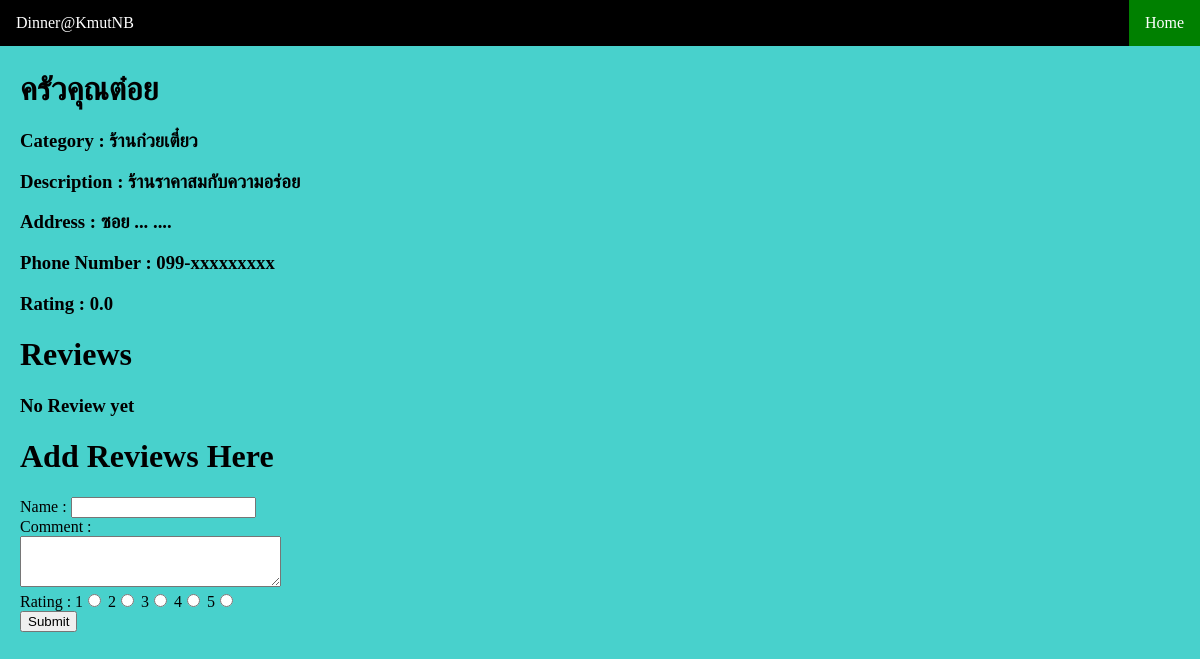
The page /Review/res/6/ on the database its author committed.
### webReview/models.py (models this page shows)
class Restaurant(models.Model):
    name = models.TextField()
    description = models.TextField()
    address = models.TextField()
    phone_num = models.TextField()
    Category = models.TextField()
    rating = models.FloatField(default = 0)

### webReview/views.py (the view)
# urls.py: path('res/<int:rest_id>/', views.res, name='res'),
def res(request,rest_id):
    rest_descrip = get_object_or_404(Restaurant, pk=rest_id)
    rev =  Reviews.objects.filter(restau=rest_id)
    return render(request, 'rest.html',{'rest_descrip':rest_descrip,'rev':rev})

### webReview/templates/rest.html (shortened to what this page needs)
<!DOCTYPE html>
<html>
<head>
</head>
<body>
<ul>
  <li><a href="#news">Dinner@KmutNB</a></li>
  <li style="float:right"><a class="rightmenu" href="{% url 'review:home' %}">Home</a></li>
</ul>
<div style="padding:20px;margin-top:30px;background-color:#48D1CC	;height:1500px;">
  <h1>{{rest_descrip.name}}</h1>
  <h3>Category : {{rest_descrip.Category}}</h3>
  <h3>Description : {{rest_descrip.description}}</h3>
  <h3>Address : {{rest_descrip.address}}</h3>
  <h3>Phone Number : {{rest_descrip.phone_num}}</h3>
  <h3>Rating : {{rest_descrip.rating}}
  <h1>Reviews</h1>
  {% if rev %}
     {% for index in rev %}
       <h3>comment : {{ forloop.counter }} </h3>
       <h4>{{index.name}}</h4>
       <h4>{{index.comment}}</h4>
       <h4>{{index.rating}}</h4>
     {% endfor %}
  {% else %}
    <h3>No Review yet </h3>
  {% endif %}
  <h1>Add Reviews Here</h1>
  <form action="{% url 'review:add_review' rest_descrip.id %}" method="post">
    Name : <input type="TextInput" name="Rname" value=""></br>
    Comment : </br><textarea name="Rcomm" rows="3" cols="30"></textarea></br>
    Rating : 1<input type="radio" name="Rating" value=1> 2<input type="radio" name="Rating" value=2> 3<input type="radio" name="Rating" value=3> 4<input type="radio" name="Rating" value=4> 5<input type="radio" name="Rating" value=5></br>
    <input type="submit" value="Submit">
  </form>
</div>
</body>
</html>

### webReview/templates/rest.html (style rules this page uses)
body { margin:0; }
ul { list-style-type: none; margin: 0; padding: 0; overflow: hidden; background-color: black ; position: fixed; top: 0; width: 100%; }
li { float: left; }
li a { display: block; color: white; text-align: center; padding: 14px 16px; text-decoration: none; }
.rightmenu { background-color: green; }

### rows shown on the page
Restaurant: name "ครัวคุณต๋อย", Category "ร้านก๋วยเตี๋ยว", description "ร้านราคาสมกับความอร่อย", address "ซอย ... ....", phone_num "099-xxxxxxxxx", rating "0.0"
